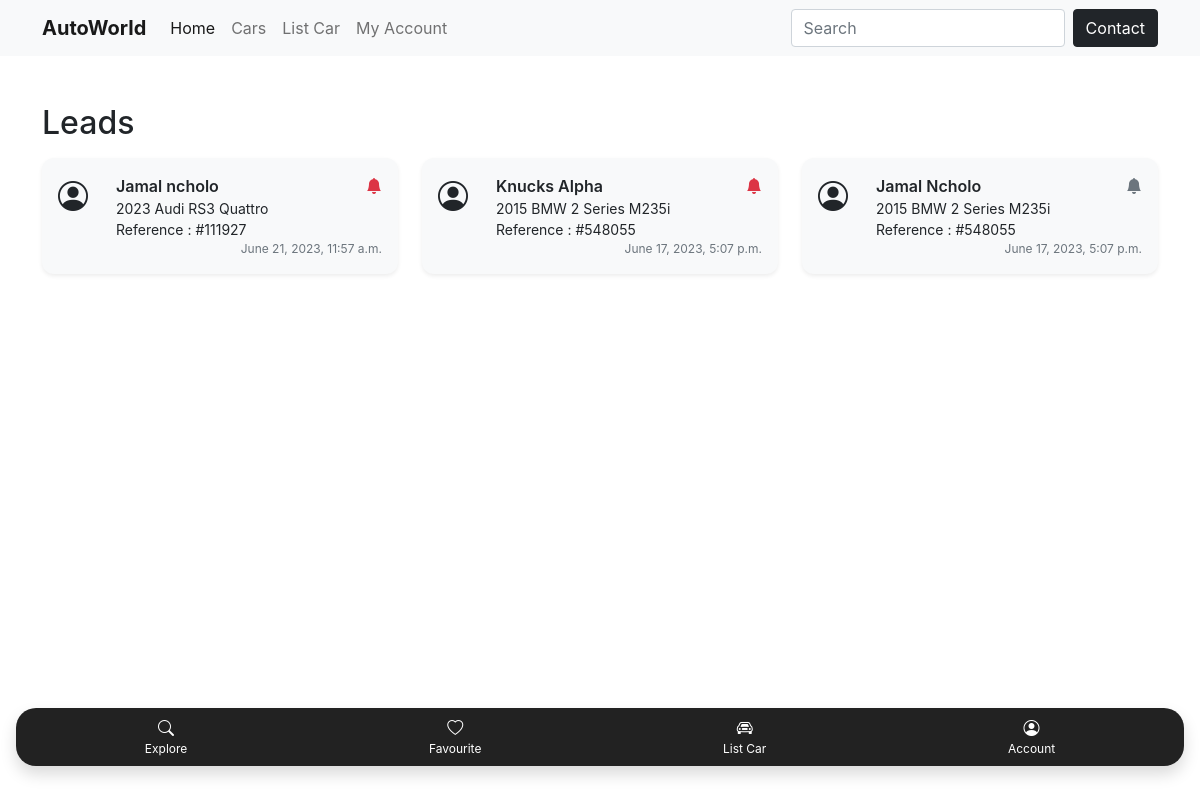
Page /leads/list-leads on the committed database.
### leads/models.py (models this page shows, shortened)
class MessageRequestModel(models.Model):
    ref = models.CharField(max_length=200, null=True, blank=True)
    car = models.ForeignKey(GeneralInfoModel, null=True, on_delete=models.CASCADE,
                            blank=True, default=None, related_name='user_car')
    firstName = models.CharField(max_length=200, null=True, blank=True)
    lastName = models.CharField(max_length=200, null=True, blank=True)
    email = models.EmailField(null=True, blank=True)
    mobile = models.CharField(max_length=200, null=True, blank=True)
    area = models.ForeignKey(ProvinceModel, null=True, on_delete=models.CASCADE,
                             blank=True, default=None, related_name='user_area')
    status = models.CharField(
        max_length=200, null=True, blank=True, default='Pending')
    openStatus = models.CharField(
        max_length=200, null=True, blank=True, default='Pending')
    message = models.TextField(blank=True)
    date_created = models.DateTimeField(auto_now_add=True, null=True)

### vehicle/models.py (models this page shows, shortened)
class GeneralInfoModel(models.Model):
    referance = models.CharField(max_length=200, null=True, blank=True)
    car = models.ForeignKey(CarVariantModel, null=True, on_delete=models.CASCADE,
                            blank=True, default=None, related_name='car')
    price = models.DecimalField(
        max_digits=10, decimal_places=2, null=True, blank=True)
    year = models.CharField(max_length=200, null=True, blank=True)
    kilometers = models.CharField(max_length=200, null=True, blank=True)
    transmission = models.CharField(max_length=200, null=True, blank=True)
    Fuel = models.CharField(max_length=200, null=True, blank=True)
    seller = models.CharField(max_length=200, null=True, blank=True)
    category = models.ForeignKey(CategoryModel, null=True, on_delete=models.CASCADE,
                                 blank=True, default=None, related_name='category')
    color = models.CharField(max_length=200, null=True, blank=True)
    description = models.TextField(blank=True)
    engine = models.ForeignKey(CarEngineModel, null=True, on_delete=models.CASCADE,
                               blank=True, default=None, related_name='car_engine')
    economy = models.ForeignKey(EconomyModel, null=True, on_delete=models.CASCADE,
                                blank=True, default=None, related_name='car_economy')
    safety = models.ManyToManyField(
        SafetyFeaturesModel, blank=True, default=None, related_name='car_safety')
    features = models.ManyToManyField(
        CarFeaturesModel, blank=True, default=None, related_name='car_features')
    images = models.ForeignKey(CarImagesModel, null=True, on_delete=models.CASCADE,
                               blank=True, default=None, related_name='car_images')
    sellerInfo = models.ForeignKey(SellerInfoModel, null=True, on_delete=models.CASCADE,
                                   blank=True, default=None, related_name='seller_info')
    status = models.CharField(
        max_length=200, null=True, blank=True, default='Pending')
    payment = models.CharField(
        max_length=200, null=True, blank=True, default='Pending')
    featuredStatus = models.CharField(
        max_length=200, null=True, blank=True, default='Pending')
    date_created = models.DateTimeField(auto_now_add=True, null=True)

### managers/models.py (models this page shows, shortened)
class CarVariantModel(models.Model):
    make = models.ForeignKey(CarModel, null=True, on_delete=models.CASCADE,
                             blank=True, default=None, related_name='car_variant')
    name = models.CharField(max_length=200, null=True, blank=True)
    date_created = models.DateTimeField(auto_now_add=True, null=True)

class CarModel(models.Model):
    make = models.ForeignKey(CarMakeMode, null=True, on_delete=models.CASCADE,
                             blank=True, default=None, related_name='car_make')
    name = models.CharField(max_length=200, null=True, blank=True)
    date_created = models.DateTimeField(auto_now_add=True, null=True)

class CarMakeMode(models.Model):
    name = models.CharField(max_length=200, null=True, blank=True)
    date_created = models.DateTimeField(auto_now_add=True, null=True)

### leads/views.py (the view, shortened to what this page needs)
# urls.py: path('list-leads', views.ListLeadsView, name='list-leads'),
def ListLeadsView(request):
    messageRequests = MessageRequestModel.objects.all().order_by('-status','-date_created')
    context = {
        "messageRequests": messageRequests
    }
    return render(request, 'leads/listLeads.html', context)

### leads/templates/leads/listLeads.html (shortened to what this page needs)
{% extends 'client/base.html' %}
{% load static %}
{% block content %}
<div class="container mt-5">
  <h2>Leads</h2>
  <div class="row mt-3">
    {% for data in messageRequests %}
    <div class="col-12 col-md-6 col-lg-4 mb-4">
      <div class="d-none d-md-block">
        {% include 'partials/leadsModal.html' %}
      </div>
    </div>
    {% endfor %}
  </div>
</div>
<div style="height: 200px; width: 100%"></div>
{% endblock %}

### leads/templates/partials/leadsData.html
<div class="bg-light shadow shadow-sm p-3 lead_container">
  <div class="row">
    <div class="col-2 d-flex align-items-start">
      <i class="bi bi-person-circle lead_icon"></i>
    </div>
    <div class="col">
      <div class="d-flex justify-content-between">
        <p class="mb-0 lead_title">{{data.firstName}} {{data.lastName}}</p>
        {% if data.openStatus == 'Pending'%}
        <i class="bi bi-bell-fill text-danger"></i>
        {% else %}
        <i class="bi bi-bell-fill text-secondary"></i>
        {% endif %}
      </div>
      <p class="mb-0 lead_subs">
        {{data.car.year}} {{data.car.car.make.make.name}}
        {{data.car.car.make.name}} {{data.car.car.name}}
      </p>
      <p class="mb-0 lead_subs">Reference : #{{data.car.referance}}</p>
      <div class="d-flex justify-content-end">
        <p class="mb-0 lead_subs_date text-secondary">{{data.date_created}}</p>
      </div>
    </div>
  </div>
</div>

### leads/templates/partials/leadsModal.html (shortened to what this page needs)
<a href="#leadsModal{{data.id}}" data-bs-toggle="modal">
  {% include 'partials/leadsData.html' %}
</a>

### client/templates/client/base.html (style rules this page uses)
body { font-family: Circular, -apple-system, BlinkMacSystemFont, Roboto, "Helvetica Neue", sans-serif !important; }
:root { --primary-color: #222222; --background-color: #e4eaff; --secondary-color: #4a4685; --secondary-background: #f5f5f7; }
a { text-decoration: none; color: inherit; }

### leads/templates/leads/listLeads.html (style rules this page uses)
:root { --primary-color: #222222; --background-color: #e4eaff; --secondary-color: #4a4685; --secondary-background: #f5f5f7; }
a { text-decoration: none; color: inherit; }
.lead_container { border-radius: 12px; }
.lead_icon { font-size: 30px; margin-right: 10px; }
.lead_title { font-weight: 600; }
.lead_subs { font-size: 14px; }
.lead_subs_date { font-size: 12px; }

### rows in the picture
MessageRequestModel: firstName "Jamal", lastName "ncholo", openStatus "Pending" (drawn), car.year "2023", car.car.make.make.name "Audi", car.car.make.name "RS3", car.car.name "Quattro", car.referance "111927", date_created "June 21, 2023, 11:57 a.m."
MessageRequestModel: firstName "Knucks", lastName "Alpha", openStatus "Pending" (drawn), car.year "2015", car.car.make.make.name "BMW", car.car.make.name "2 Series", car.car.name "M235i", car.referance "548055", date_created "June 17, 2023, 5:07 p.m."
MessageRequestModel: firstName "Jamal", lastName "Ncholo", openStatus "Viewed" (drawn), car.year "2015", car.car.make.make.name "BMW", car.car.make.name "2 Series", car.car.name "M235i", car.referance "548055", date_created "June 17, 2023, 5:07 p.m."
